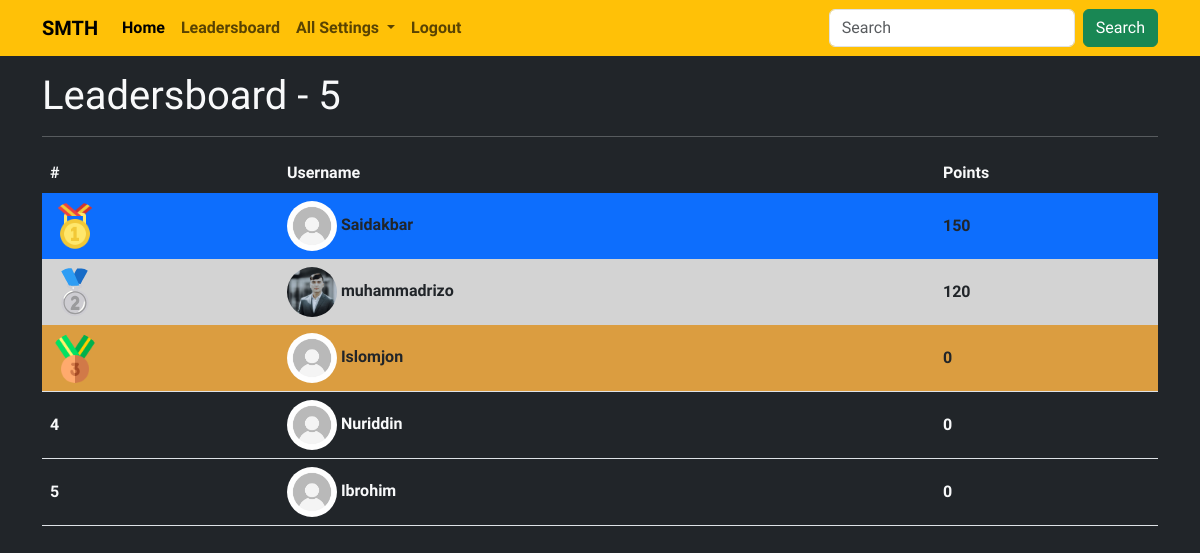
Page /account/leadersboard (signed in) on the committed database.
### user/models.py (models this page shows, shortened)
class Profile(models.Model):
    id = models.UUIDField(primary_key=True, editable=False, default=uuid.uuid4)
    user = models.OneToOneField(User, on_delete=models.CASCADE)
    avatar = models.ImageField(upload_to='profile_images/', default='default/default.jpg', blank=True, null=True)
    bio = models.TextField(blank=True,null=True)
    pubg_id = models.CharField(max_length=20,blank=True, null=True)
    points = models.IntegerField(default=0, blank=True,null=True)

### user/views.py (the view)
# urls.py: path('leadersboard', views.leadersboard, name='leadersboard'),
def leadersboard(request):
    allprofiles = Profile.objects.all().order_by('-points')
    own = Profile.objects.get(user=request.user)
    context = {'allprofiles':allprofiles, 'own':own}
    return render(request, 'leadersboards.html',context)

### templates/leadersboards.html (shortened to what this page needs)
{% extends "base.html" %}
{% load static %}
{% block content %}
<div class="container text-light py-3">
 <h1>Leadersboard - {{allprofiles.count}}</h1>
 <hr>
 <table class="table table-hover table-borderless">
    <thead>
        <tr>
            <th class="bg-dark text-light">#</th>
            <th class="bg-dark text-light">Username</th>
            <th class="bg-dark text-light">Points</th>
        </tr>
    </thead>
    <tbody>
        {% for profile in allprofiles %}
        {% if forloop.counter == 1 %}
       <tr class="" style="vertical-align: middle;">
        <td class="text-dark bg-primary"><img src="{% static 'default/first.png' %}" width="50" class="rounded-circle" alt=""></td>
        <td class="text-dark bg-primary" style="background-color:goldenrod;"><a class="text-decoration-none text-dark" href="{% url 'profileview' profile.pk %}">
       <img src="{{profile.avatar.url}}" width="50" class="rounded-circle" alt="">  {{profile.user}}</a></td>
        <td class="text-dark bg-primary" style="background-color:goldenrod;">{{profile.points}}</td >
       </tr>
       {% elif forloop.counter == 2 %}
       <tr class="border border-0" style="vertical-align: middle;">
        <td class="text-dark" style="background-color:#d3d3d3;"><img src="{% static 'default/second1.svg' %}" width="50" class="rounded-circle" alt=""></td>
        <td class="text-dark" style="background-color:#d3d3d3;"><a class="text-decoration-none text-dark" href="{% url 'profileview' profile.pk %}"> <img src="{{profile.avatar.url}}" width="50" class="rounded-circle" alt="">  {{profile.user}}</a></td>
        <td class="text-dark" style="background-color:#d3d3d3;">{{profile.points}}</td>
       </tr>
       {% elif forloop.counter == 3 %}
       <tr class="border border-start-0 border-end-0 border-top-0 border-bottom-3 border-bottom-1-dark" style="vertical-align: middle;">
        <td class="text-dark" style="background-color:#db9d40;"><img src="{% static 'default/third.png' %}" width="50" class="rounded-circle" alt=""></td>
        <td class="text-dark" style="background-color:#db9d40;"><a class="text-decoration-none text-dark" href="{% url 'profileview' profile.pk %}"> <img src="{{profile.avatar.url}}" width="50" class="rounded-circle" alt="">  {{profile.user}}</a></td>
        <td class="text-dark" style="background-color:#db9d40;">{{profile.points}}</td>
    </tr>
       {% else %}
       <tr class="border border-start-0 border-end-0" style="vertical-align: middle;">
        <td class="bg-dark text-light">{{forloop.counter}}</td>
        <td class="bg-dark text-light"><a class="text-decoration-none text-light" href="{% url 'profileview' profile.pk %}"> <img src="{{profile.avatar.url}}" width="50" class="rounded-circle" alt=""> {{profile.user}}</a></td>
        <td class="bg-dark text-light">{{profile.points}}</td>
       </tr>
       {% endif %}
       {% endfor %}
    </tbody>
 </table>
 </div>
{% endblock content %}

### rows in the picture
Profile: avatar (placeholder picture), user "Saidakbar", points "150"
Profile: avatar (picture), user "muhammadrizo", points "120"
Profile: avatar (placeholder picture), user "Islomjon", points "0"
Profile: avatar (placeholder picture), user "Nuriddin", points "0"
Profile: avatar (placeholder picture), user "Ibrohim", points "0"

### other values in the picture
{{ allprofiles.count }} "5"
